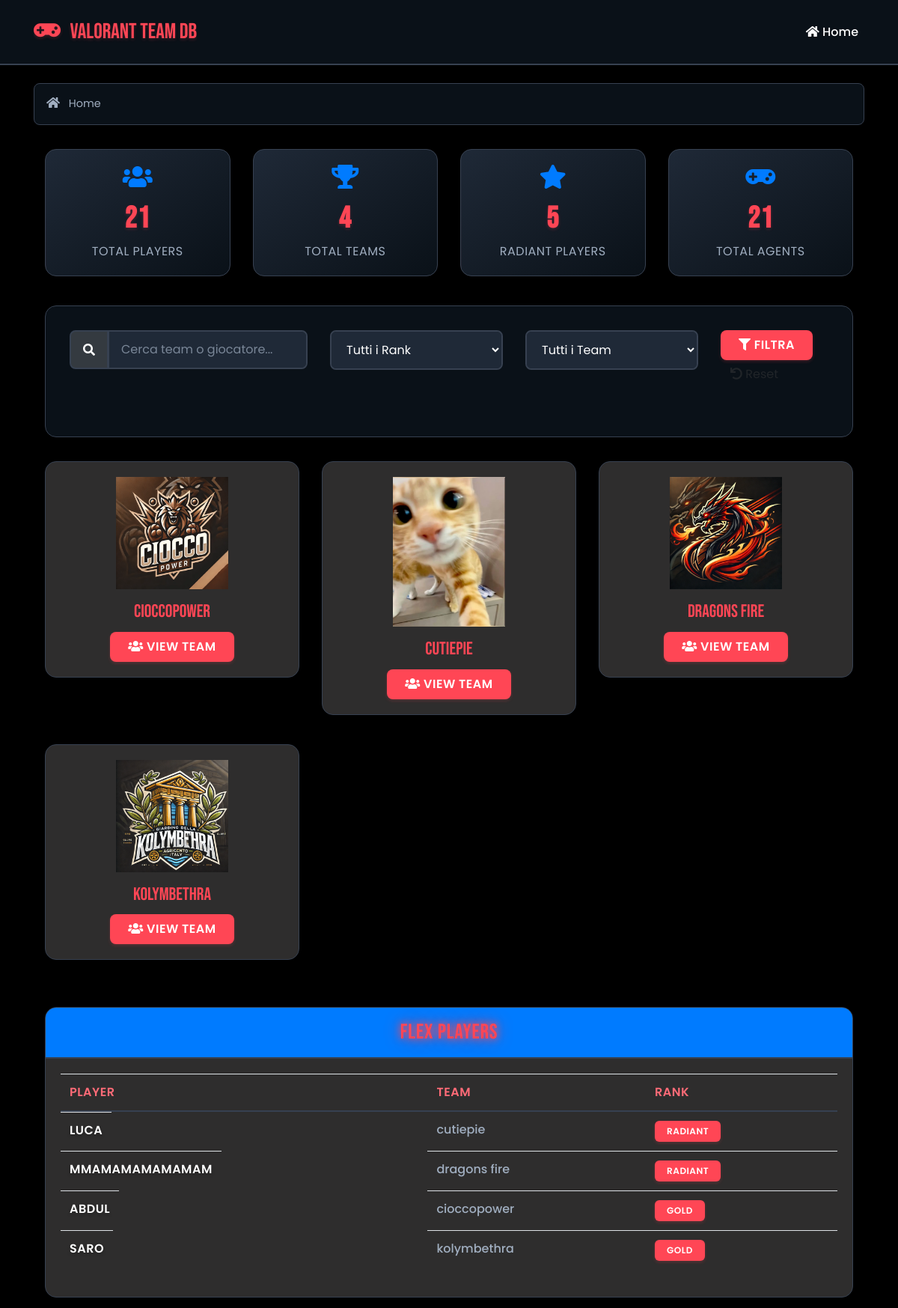
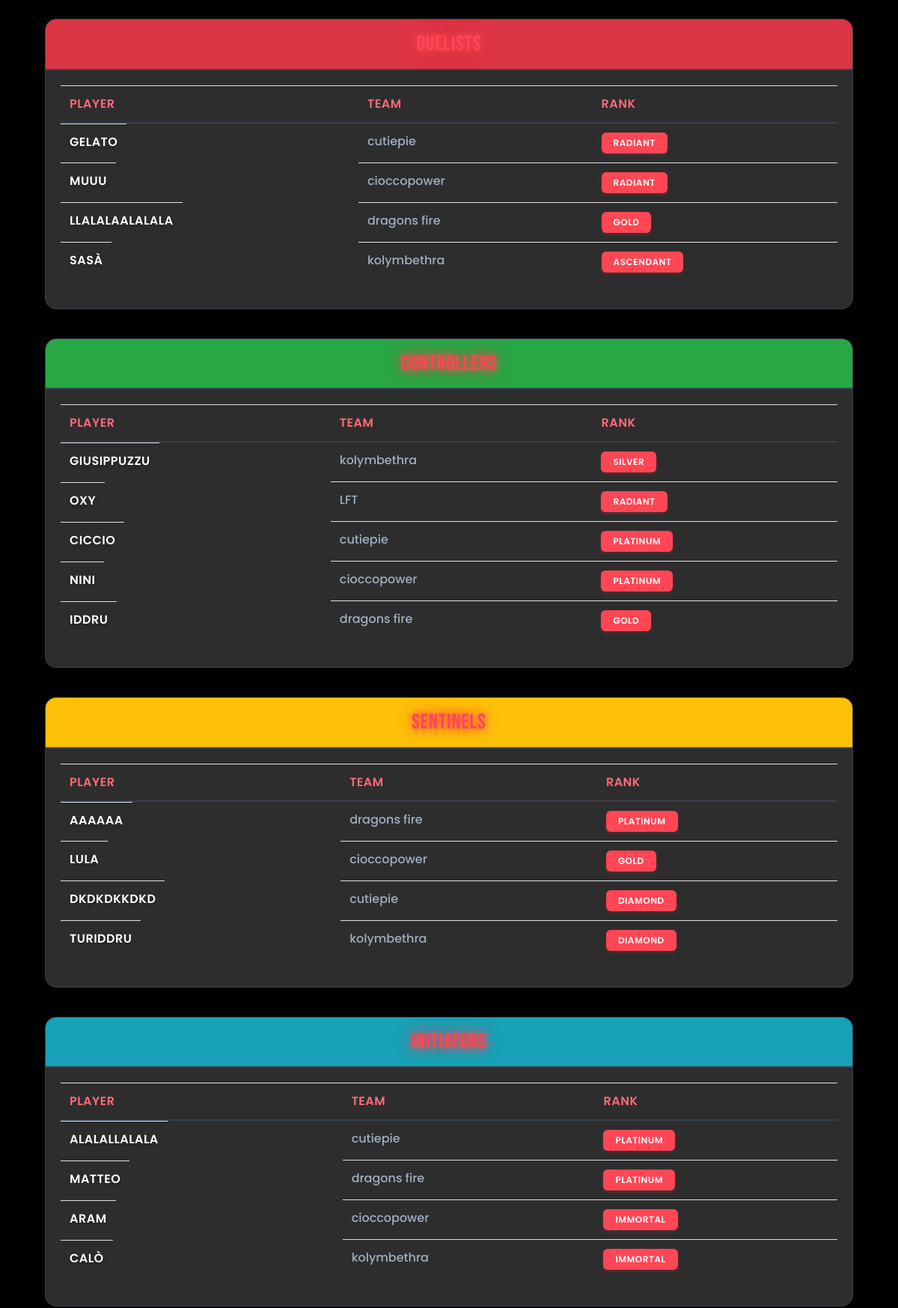
Screenshot of /polls/ (upper part) with the database file from the repository (2 pictures, top to bottom).
### polls/models.py (models this page shows, shortened)
class Team(models.Model):
    nome = models.CharField(
        max_length=20,
        validators=[MinLengthValidator(2)],
        help_text="Enter the team name (2-20 characters)"
    )
    logo = models.ImageField(
        upload_to='team_logos/',
        null=True,
        blank=True,
        help_text="Upload team logo (optional)"
    )
    created_at = models.DateTimeField(default=timezone.now)
    updated_at = models.DateTimeField(auto_now=True)
    class Meta:
        ordering = ['nome']

class Agent(models.Model):
    nome = models.CharField(
        max_length=20,
        validators=[MinLengthValidator(2)],
        default="insert RiotID",
        help_text="Enter your Riot ID (2-20 characters)"
    )
    team = models.ForeignKey(
        Team,
        on_delete=models.SET_NULL,
        null=True,
        blank=True,
        default="LFT",
        help_text="Select a team or leave as LFT (Looking For Team)"
    )
    rank = models.CharField(
        max_length=10,
        choices=Rank.choices,
        default=Rank.IRON,
        help_text="Select your current rank"
    )
    image = models.ImageField(
        upload_to='player_images/',
        null=True,
        blank=True,
        help_text="Upload player image (optional)"
    )
    created_at = models.DateTimeField(default=timezone.now)
    updated_at = models.DateTimeField(auto_now=True)
    class Meta:
        abstract = True
        ordering = ['-rank', 'nome']

class Flex(Agent):
    pass

class Duelist(Agent):
    pass

class Controller(Agent):
    pass

class Sentinel(Agent):
    pass

class Initiator(Agent):
    pass

### polls/views.py (the view)
# urls.py: path("", views.index, name="index"),
def index(request):
    teams = Team.objects.all().order_by('nome')
    players = {
        "flex": Flex.objects.all().order_by('-rank', 'nome'),
        "duelist": Duelist.objects.all().order_by('-rank', 'nome'),
        "controller": Controller.objects.all().order_by('-rank', 'nome'),
        "sentinel": Sentinel.objects.all().order_by('-rank', 'nome'),
        "initiator": Initiator.objects.all().order_by('-rank', 'nome'),
    }
    search_query = request.GET.get('search', '')
    if search_query:
        for role in players:
            players[role] = players[role].filter(
                Q(nome__icontains=search_query) |
                Q(team__nome__icontains=search_query)
            )
    rank_filter = request.GET.get('rank', '')
    if rank_filter:
        for role in players:
            players[role] = players[role].filter(rank=rank_filter)
    team_filter = request.GET.get('team', '')
    if team_filter:
        for role in players:
            players[role] = players[role].filter(team_id=team_filter)
    available_ranks = Rank.choices
    total_players = sum(len(players[role]) for role in players)
    radiant_players = sum(len(players[role].filter(rank='RADIANT')) for role in players)
    context = {
        "teams": teams,
        "players": players,
        "search_query": search_query,
        "rank_filter": rank_filter,
        "team_filter": team_filter,
        "available_ranks": available_ranks,
        "total_players": total_players,
        "total_teams": teams.count(),
        "radiant_players": radiant_players,
        "total_agents": total_players,  # Since each player is an agent
    }
    return render(request, "polls/index.html", context)

### polls/templates/polls/index.html (shortened to what this page needs)
{% extends "polls/base.html" %}
{% block content %}
<div class="container">
    <div class="row mb-4">
        <div class="col-md-3">
            <div class="card stat-card hover-card">
                <div class="card-body text-center">
                    <i class="fas fa-users fa-2x mb-3 text-primary pulse"></i>
                    <h3 class="stat-number">{{ total_players }}</h3>
                    <p class="stat-label">Total Players</p>
                </div>
            </div>
        </div>
        <div class="col-md-3">
            <div class="card stat-card hover-card">
                <div class="card-body text-center">
                    <i class="fas fa-trophy fa-2x mb-3 text-primary pulse"></i>
                    <h3 class="stat-number">{{ total_teams }}</h3>
                    <p class="stat-label">Total Teams</p>
                </div>
            </div>
        </div>
        <div class="col-md-3">
            <div class="card stat-card hover-card">
                <div class="card-body text-center">
                    <i class="fas fa-star fa-2x mb-3 text-primary pulse"></i>
                    <h3 class="stat-number">{{ radiant_players }}</h3>
                    <p class="stat-label">Radiant Players</p>
                </div>
            </div>
        </div>
        <div class="col-md-3">
            <div class="card stat-card hover-card">
                <div class="card-body text-center">
                    <i class="fas fa-gamepad fa-2x mb-3 text-primary pulse"></i>
                    <h3 class="stat-number">{{ total_agents }}</h3>
                    <p class="stat-label">Total Agents</p>
                </div>
            </div>
        </div>
    </div>
    <div class="filter-section fade-in">
        <form method="get" class="row">
            <div class="col-md-4 mb-3">
                <div class="input-group">
                    <div class="input-group-prepend">
                        <span class="input-group-text bg-dark text-white">
                            <i class="fas fa-search"></i>
                        </span>
                    </div>
                    <input type="text"
                           name="search"
                           class="form-control glow"
                           placeholder="Cerca team o giocatore..."
                           value="{{ search_query }}">
                </div>
            </div>
            <div class="col-md-3 mb-3">
                <select name="rank" class="form-control glow">
                    <option value="">Tutti i Rank</option>
                </select>
            </div>
            <div class="col-md-3 mb-3">
                <select name="team" class="form-control glow">
                    <option value="">Tutti i Team</option>
                </select>
            </div>
            <div class="col-md-2 mb-3">
                <div class="form-group">
                    <button type="submit" class="btn btn-filter ripple">
                        <i class="fas fa-filter"></i> Filtra
                    </button>
                    <button type="button" class="btn btn-reset ripple shake-trigger">
                        <i class="fas fa-undo"></i> Reset
                    </button>
                </div>
            </div>
        </form>
    </div>
    <div class="row">
        {% for team in teams %}
        <div class="col-md-4 mb-4">
            <div class="card hover-card fade-in">
                <div class="card-body text-center">
                    {% if team.logo %}
                        <img src="{{ team.logo.url }}" alt="{{ team.nome }} Logo" class="img-fluid mb-3" style="max-width: 150px;">
                    {% else %}
                        <div class="placeholder-image rounded mb-3" style="width: 150px; height: 150px; background-color: #444; display: flex; align-items: center; justify-content: center; margin: 0 auto;">
                            <span class="text-muted">No Logo</span>
                        </div>
                    {% endif %}
                    <h5 class="card-title">{{ team.nome }}</h5>
                    <a href="{% url 'polls:team_detail' team.id %}" class="btn btn-filter ripple">
                        <i class="fas fa-users"></i> View Team
                    </a>
                </div>
            </div>
        </div>
        {% endfor %}
    </div>
    <div class="row mt-4">
        {% if players.flex %}
        <div class="col-md-12 mb-4">
            <div class="card hover-card fade-in">
                <div class="card-header bg-primary text-white">
                    <h3 class="mb-0">Flex Players</h3>
                </div>
                <div class="card-body">
                    <div class="table-responsive">
                        <table class="table table-hover">
                            <thead>
                                <tr>
                                    <th>Player</th>
                                    <th>Team</th>
                                    <th>Rank</th>
                                </tr>
                            </thead>
                            <tbody>
                                {% for player in players.flex %}
                                <tr class="ripple">
                                    <td class="custom-tooltip"
                                        data-created-at="{{ player.created_at|date:'Y-m-d' }}"
                                        data-updated-at="{{ player.updated_at|date:'Y-m-d' }}"
                                        data-image="{% if player.image %}{{ player.image.url }}{% endif %}">
                                        {{ player.nome }}
                                    </td>
                                    <td>{{ player.team.nome|default:"LFT" }}</td>
                                    <td><span class="badge glow">{{ player.rank }}</span></td>
                                </tr>
                                {% endfor %}
                            </tbody>
                        </table>
                    </div>
                </div>
            </div>
        </div>
        {% endif %}
        {% if players.duelist %}
        <div class="col-md-12 mb-4">
            <div class="card hover-card fade-in">
                <div class="card-header bg-danger text-white">
                    <h3 class="mb-0">Duelists</h3>
                </div>
                <div class="card-body">
                    <div class="table-responsive">
                        <table class="table table-hover">
                            <thead>
                                <tr>
                                    <th>Player</th>
                                    <th>Team</th>
                                    <th>Rank</th>
                                </tr>
                            </thead>
                            <tbody>
                                {% for player in players.duelist %}
                                <tr class="ripple">
                                    <td class="custom-tooltip"
                                        data-created-at="{{ player.created_at|date:'Y-m-d' }}"
                                        data-updated-at="{{ player.updated_at|date:'Y-m-d' }}"
                                        data-image="{% if player.image %}{{ player.image.url }}{% endif %}">
                                        {{ player.nome }}
                                    </td>
                                    <td>{{ player.team.nome|default:"LFT" }}</td>
                                    <td><span class="badge glow">{{ player.rank }}</span></td>
                                </tr>
                                {% endfor %}
                            </tbody>
                        </table>
                    </div>
                </div>
            </div>
        </div>
        {% endif %}
        {% if players.controller %}
        <div class="col-md-12 mb-4">
            <div class="card hover-card fade-in">
                <div class="card-header bg-success text-white">
                    <h3 class="mb-0">Controllers</h3>
                </div>
                <div class="card-body">
                    <div class="table-responsive">
                        <table class="table table-hover">
                            <thead>
                                <tr>
                                    <th>Player</th>
                                    <th>Team</th>
                                    <th>Rank</th>
                                </tr>
                            </thead>
                            <tbody>
                                {% for player in players.controller %}
                                <tr class="ripple">
                                    <td class="custom-tooltip"
                                        data-created-at="{{ player.created_at|date:'Y-m-d' }}"
                                        data-updated-at="{{ player.updated_at|date:'Y-m-d' }}"
                                        data-image="{% if player.image %}{{ player.image.url }}{% endif %}">
                                        {{ player.nome }}
                                    </td>
                                    <td>{{ player.team.nome|default:"LFT" }}</td>
                                    <td><span class="badge glow">{{ player.rank }}</span></td>
                                </tr>
                                {% endfor %}
                            </tbody>
                        </table>
                    </div>
                </div>
            </div>
        </div>
        {% endif %}
        {% if players.sentinel %}
        <div class="col-md-12 mb-4">
            <div class="card hover-card fade-in">
                <div class="card-header bg-warning text-dark">
                    <h3 class="mb-0">Sentinels</h3>
                </div>
                <div class="card-body">
                    <div class="table-responsive">
                        <table class="table table-hover">
                            <thead>
                                <tr>
                                    <th>Player</th>
                                    <th>Team</th>
                                    <th>Rank</th>
                                </tr>
                            </thead>
                            <tbody>
                                {% for player in players.sentinel %}
                                <tr class="ripple">
                                    <td class="custom-tooltip"
                                        data-created-at="{{ player.created_at|date:'Y-m-d' }}"
                                        data-updated-at="{{ player.updated_at|date:'Y-m-d' }}"
                                        data-image="{% if player.image %}{{ player.image.url }}{% endif %}">
                                        {{ player.nome }}
                                    </td>
                                    <td>{{ player.team.nome|default:"LFT" }}</td>
                                    <td><span class="badge glow">{{ player.rank }}</span></td>
                                </tr>
                                {% endfor %}
                            </tbody>
                        </table>
                    </div>
                </div>
            </div>
        </div>
        {% endif %}
        {% if players.initiator %}
        <div class="col-md-12 mb-4">
            <div class="card hover-card fade-in">
                <div class="card-header bg-info text-white">
                    <h3 class="mb-0">Initiators</h3>
                </div>
                <div class="card-body">
                    <div class="table-responsive">
                        <table class="table table-hover">
                            <thead>
                                <tr>
                                    <th>Player</th>
                                    <th>Team</th>
                                    <th>Rank</th>
                                </tr>
                            </thead>
                            <tbody>
                                {% for player in players.initiator %}
                                <tr class="ripple">
                                    <td class="custom-tooltip"
                                        data-created-at="{{ player.created_at|date:'Y-m-d' }}"
                                        data-updated-at="{{ player.updated_at|date:'Y-m-d' }}"
                                        data-image="{% if player.image %}{{ player.image.url }}{% endif %}">
                                        {{ player.nome }}
                                    </td>
                                    <td>{{ player.team.nome|default:"LFT" }}</td>
                                    <td><span class="badge glow">{{ player.rank }}</span></td>
                                </tr>
                                {% endfor %}
                            </tbody>
                        </table>
                    </div>
                </div>
            </div>
        </div>
        {% endif %}
    </div>
</div>
{% endblock %}

### rows the page displays
Team: logo (picture), nome "cioccopower"
Team: logo (picture), nome "cutiepie"
Team: logo (picture), nome "dragons fire"
Team: logo (picture), nome "kolymbethra"
Flex: nome "LUCA", team.nome "cutiepie", rank "RADIANT"
Flex: nome "MMAMAMAMAMAMAM", team.nome "dragons fire", rank "RADIANT"
Flex: nome "ABDUL", team.nome "cioccopower", rank "GOLD"
Flex: nome "SARO", team.nome "kolymbethra", rank "GOLD"
Duelist: nome "GELATO", team.nome "cutiepie", rank "RADIANT"
Duelist: nome "MUUU", team.nome "cioccopower", rank "RADIANT"
Duelist: nome "LLALALAALALALA", team.nome "dragons fire", rank "GOLD"
Duelist: nome "SASÀ", team.nome "kolymbethra", rank "ASCENDANT"
Controller: nome "GIUSIPPUZZU", team.nome "kolymbethra", rank "SILVER"
Controller: nome "OXY", team.nome "LFT", rank "RADIANT"
Controller: nome "CICCIO", team.nome "cutiepie", rank "PLATINUM"
Controller: nome "NINI", team.nome "cioccopower", rank "PLATINUM"
Controller: nome "IDDRU", team.nome "dragons fire", rank "GOLD"
Sentinel: nome "AAAAAA", team.nome "dragons fire", rank "PLATINUM"
Sentinel: nome "LULA", team.nome "cioccopower", rank "GOLD"
Sentinel: nome "DKDKDKKDKD", team.nome "cutiepie", rank "DIAMOND"
Sentinel: nome "TURIDDRU", team.nome "kolymbethra", rank "DIAMOND"
Initiator: nome "ALALALLALALA", team.nome "cutiepie", rank "PLATINUM"
Initiator: nome "MATTEO", team.nome "dragons fire", rank "PLATINUM"
Initiator: nome "ARAM", team.nome "cioccopower", rank "IMMORTAL"
Initiator: nome "CALÒ", team.nome "kolymbethra", rank "IMMORTAL"

### other values shown
{{ total_players }} "21"
{{ total_teams }} "4"
{{ radiant_players }} "5"
{{ total_agents }} "21"
